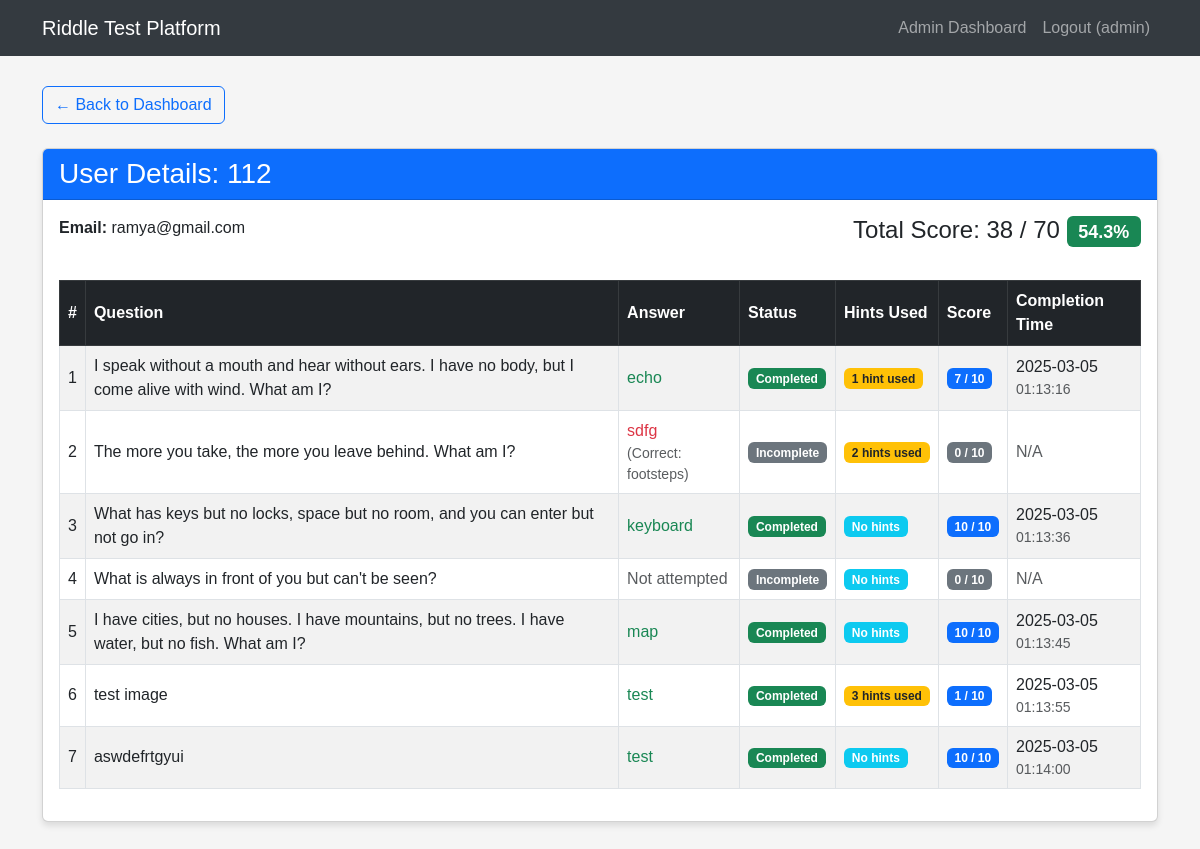
/admin/user_detail/27 (signed in), run on the app's committed database.
### tables this page shows
CREATE TABLE users (
            id INTEGER PRIMARY KEY AUTOINCREMENT,
            username TEXT NOT NULL UNIQUE,
            email TEXT NOT NULL,
            password TEXT NOT NULL,
            is_admin INTEGER DEFAULT 0
        , test_completed INTEGER DEFAULT 0);

CREATE TABLE user_progress (
            id INTEGER PRIMARY KEY AUTOINCREMENT,
            user_id INTEGER NOT NULL,
            riddle_id INTEGER NOT NULL,
            score INTEGER DEFAULT 10,
            completed INTEGER DEFAULT 0,
            hint1_used INTEGER DEFAULT 0,
            hint2_used INTEGER DEFAULT 0,
            hint3_used INTEGER DEFAULT 0,
            answer_attempt TEXT,
            completion_time TIMESTAMP, warnings INTEGER DEFAULT 0,
            FOREIGN KEY (user_id) REFERENCES users (id),
            FOREIGN KEY (riddle_id) REFERENCES riddles (id),
            UNIQUE(user_id, riddle_id)
        );

CREATE TABLE riddles (
            id INTEGER PRIMARY KEY AUTOINCREMENT,
            question TEXT NOT NULL,
            answer TEXT NOT NULL,
            hint1 TEXT NOT NULL,
            hint2 TEXT NOT NULL,
            hint3 TEXT NOT NULL
        , image TEXT);

### app.py (the view)
@app.route('/admin/user_detail/<int:user_id>')
def user_detail(user_id):
    if 'user_id' not in session or not session.get('is_admin'):
        flash('Unauthorized access.')
        return redirect(url_for('login'))
    conn = sqlite3.connect('riddle_test.db')
    c = conn.cursor()
    c.execute("SELECT username, email FROM users WHERE id = ?", (user_id,))
    user_info = c.fetchone()
    if not user_info:
        conn.close()
        flash('User not found.')
        return redirect(url_for('admin_dashboard'))
    c.execute('''
        SELECT r.id, r.question, r.answer, up.score, up.completed,
               up.hint1_used, up.hint2_used, up.hint3_used, up.answer_attempt, up.completion_time
        FROM riddles r
        JOIN user_progress up ON r.id = up.riddle_id
        WHERE up.user_id = ?
        ORDER BY r.id
    ''', (user_id,))
    results_data = c.fetchall()
    c.execute('''
        SELECT SUM(score)
        FROM user_progress
        WHERE user_id = ? AND completed = 1
    ''', (user_id,))
    total_score = c.fetchone()[0] or 0
    c.execute("SELECT COUNT(*) * 10 FROM riddles")
    max_possible = c.fetchone()[0]
    percentage_score = int((total_score / max_possible * 100)) if max_possible > 0 else 0
    conn.close()
    user = {
        'id': user_id,
        'username': user_info[0],
        'email': user_info[1]
    }
    results = []
    for result in results_data:
        results.append({
            'id': result[0],
            'question': result[1],
            'correct_answer': result[2],
            'score': result[3],
            'completed': result[4],
            'hint1_used': result[5],
            'hint2_used': result[6],
            'hint3_used': result[7],
            'answer_attempt': result[8],
            'completion_time': result[9]
        })
    return render_template('user_detail.html',
                           user=user,
                           results=results,
                           total_score=total_score,
                           max_possible=max_possible,
                           percentage_score=percentage_score)

### templates/user_detail.html
{% extends 'base.html' %} {% block content %}
<div class="row">
  <div class="col-12 mb-4">
    <a href="{{ url_for('admin_dashboard') }}" class="btn btn-outline-primary">
      &larr; Back to Dashboard
    </a>
  </div>
</div>
<div class="row">
  <div class="col-12">
    <div class="card mb-4">
      <div class="card-header bg-primary text-white">
        <h3 class="card-title mb-0">User Details: {{ user.username }}</h3>
      </div>
      <div class="card-body">
        <div class="row mb-4">
          <div class="col-md-6">
            <p><strong>Email:</strong> {{ user.email }}</p>
          </div>
          <div class="col-md-6 text-md-end">
            <h4>
              Total Score: {{ total_score }} / {{ max_possible }}
              <span class="badge bg-success"
                >{{ "{:.1f}%".format(total_score / max_possible * 100) if
                max_possible > 0 else "0%" }}</span
              >
            </h4>
          </div>
        </div>
        <div class="table-responsive">
          <table class="table table-striped table-bordered results-table">
            <thead class="table-dark">
              <tr>
                <th>#</th>
                <th>Question</th>
                <th>Answer</th>
                <th>Status</th>
                <th>Hints Used</th>
                <th>Score</th>
                <th>Completion Time</th>
              </tr>
            </thead>
            <tbody>
              {% for result in results %}
              <tr>
                <td>{{ loop.index }}</td>
                <td>{{ result.question }}</td>
                <td>
                  {% if result.completed %}
                  <span class="text-success">{{ result.answer_attempt }}</span>
                  {% elif result.answer_attempt %}
                  <span class="text-danger">{{ result.answer_attempt }}</span>
                  <small class="d-block text-muted"
                    >(Correct: {{ result.correct_answer }})</small
                  >
                  {% else %}
                  <span class="text-muted">Not attempted</span>
                  {% endif %}
                </td>
                <td>
                  {% if result.completed %}
                  <span class="badge bg-success">Completed</span>
                  {% else %}
                  <span class="badge bg-secondary">Incomplete</span>
                  {% endif %}
                </td>
                <td>
                  {% set hints_used = (result.hint1_used or 0) +
                  (result.hint2_used or 0) + (result.hint3_used or 0) %} {% if
                  hints_used > 0 %}
                  <span class="badge bg-warning text-dark"
                    >{{ hints_used }} hint{% if hints_used > 1 %}s{% endif %}
                    used</span
                  >
                  {% else %}
                  <span class="badge bg-info">No hints</span>
                  {% endif %}
                </td>
                <td>
                  {% if result.completed %}
                  <span class="badge bg-primary">{{ result.score }} / 10</span>
                  {% else %}
                  <span class="badge bg-secondary">0 / 10</span>
                  {% endif %}
                </td>
                <td>
                  {% if result.completion_time %} {{
                  result.completion_time.split('T')[0] }}
                  <small class="d-block text-muted"
                    >{{ result.completion_time.split('T')[1].split('.')[0]
                    }}</small
                  >
                  {% else %}
                  <span class="text-muted">N/A</span>
                  {% endif %}
                </td>
              </tr>
              {% endfor %}
            </tbody>
          </table>
        </div>
      </div>
    </div>
  </div>
</div>
{% endblock %}

### templates/base.html (style rules this page uses)
body { font-family: "Arial", sans-serif; background-color: #f5f5f5; padding-bottom: 50px; }
.card { margin-bottom: 20px; box-shadow: 0 4px 6px rgba(0, 0, 0, 0.1); }
.results-table th, .results-table td { vertical-align: middle; }

### data on the page
users: username "112", email "ramya@gmail.com"
user_progress: question "I speak without a mouth and hear without ears. I have no body, but I come alive with wind. What am I?", answer_attempt "echo", completed "Completed", hints_used "1", score "7", completion_time "2025-03-05", completion_time "01:13:16"
user_progress: question "The more you take, the more you leave behind. What am I?", answer_attempt "sdfg", correct_answer "footsteps", completed "Incomplete", riddle "2", shows "N/A"
user_progress: question "What has keys but no locks, space but no room, and you can enter but not go in?", answer_attempt "keyboard", completed "Completed", shows "No hints", score "10", completion_time "2025-03-05", completion_time "01:13:36"
user_progress: question "What is always in front of you but can't be seen?", completed "Not attempted", shows "No hints", shows "N/A"
user_progress: question "I have cities, but no houses. I have mountains, but no trees. I have water, but no fish. What am I?", answer_attempt "map", completed "Completed", shows "No hints", score "10", completion_time "2025-03-05", completion_time "01:13:45"
user_progress: question "test image", answer_attempt "test", completed "Completed", hints_used "3", score "1", completion_time "2025-03-05", completion_time "01:13:55"
user_progress: question "aswdefrtgyui", answer_attempt "test", completed "Completed", shows "No hints", score "10", completion_time "2025-03-05", completion_time "01:14:00"

### other printed values
{{ session.get('username') }} "admin"
{{ total_score }} "38"
{{ max_possible }} "70"
